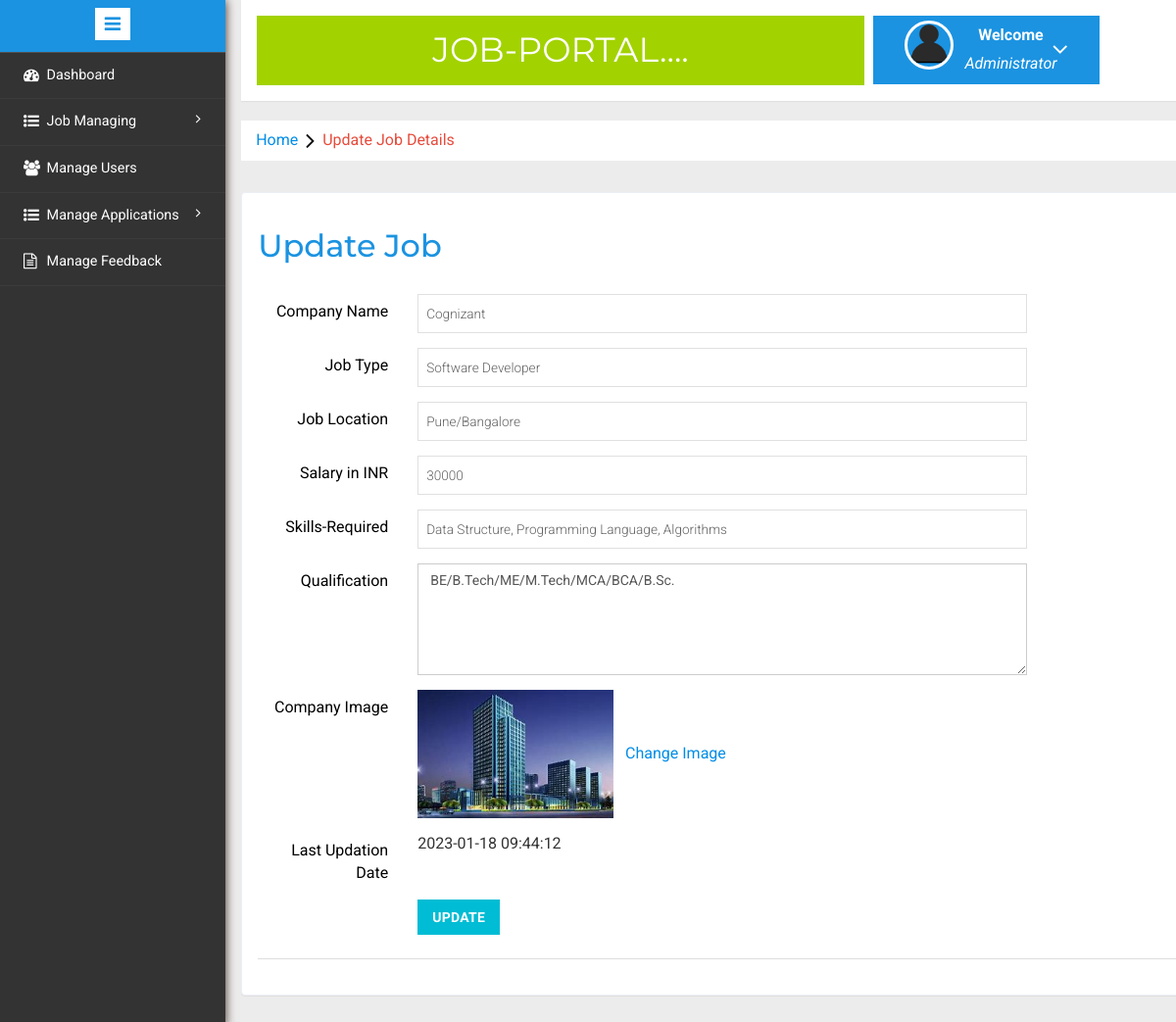
The app's page /job/admin/update-job.php?pid=9 (signed in) with its own data.
### tables this page shows
CREATE TABLE `add_job` (
  `Id` int(11) NOT NULL,
  `companyName` varchar(200) NOT NULL,
  `jobType` varchar(150) NOT NULL,
  `jobLocation` varchar(100) NOT NULL,
  `salary` int(11) NOT NULL,
  `skills` varchar(255) DEFAULT NULL,
  `qualification` varchar(100) NOT NULL,
  `companyImage` varchar(100) NOT NULL,
  `Creationdate` timestamp NULL DEFAULT current_timestamp(),
  `UpdationDate` timestamp NULL DEFAULT NULL ON UPDATE current_timestamp()
);

### job/admin/update-job.php (the view, shortened to what this page needs)
<?php
include('includes/config.php');
if(strlen($_SESSION['alogin'])==0)
	{
header('location:index.php');
}
else{
	?>
<!DOCTYPE HTML>
<html>
<head>
<link href="css/bootstrap.min.css" rel='stylesheet' type='text/css' />
<link href="css/style.css" rel='stylesheet' type='text/css' />
<link rel="stylesheet" href="css/morris.css" type="text/css"/>
<link href="css/font-awesome.css" rel="stylesheet">
<link rel="stylesheet" href="css/icon-font.min.css" type='text/css' />
</head>
<body>
   <div class="page-container">
<div class="left-content">
	   <div class="mother-grid-inner">
<?php include('includes/header.php');?>
				</div>
	<ol class="breadcrumb">
                <li class="breadcrumb-item"><a href="index.html">Home</a><i class="fa fa-angle-right"></i>Update Job Details </li>
            </ol>
 	<div class="grid-form">
  <div class="grid-form1">
  	       <h3>Update Job</h3>
  	         <div class="tab-content">
						<div class="tab-pane active" id="horizontal-form">
<?php
$pid=intval($_GET['pid']);
$sql = "SELECT * from add_job where Id=:pid";
$query = $dbh -> prepare($sql);
$query -> bindParam(':pid', $pid, PDO::PARAM_STR);
$query->execute();
$results=$query->fetchAll(PDO::FETCH_OBJ);
if($query->rowCount() > 0)
{
foreach($results as $result)
{	?>
							<form class="form-horizontal" name="package" method="post" enctype="multipart/form-data">
								<div class="form-group">
									<label for="focusedinput" class="col-sm-2 control-label">Company Name</label>
									<div class="col-sm-8">
										<input type="text" class="form-control1" name="companyname" id="companyname" placeholder="Create job" value="<?php echo htmlentities($result->companyName);?>" required>
									</div>
								</div>
<div class="form-group">
									<label for="focusedinput" class="col-sm-2 control-label">Job Type</label>
									<div class="col-sm-8">
										<input type="text" class="form-control1" name="jobtype" id="jobtype" placeholder=" Job Type " value="<?php echo htmlentities($result->jobType);?>" required>
									</div>
								</div>
<div class="form-group">
									<label for="focusedinput" class="col-sm-2 control-label">Job Location</label>
									<div class="col-sm-8">
										<input type="text" class="form-control1" name="joblocation" id="joblocation" placeholder=" JOb Location" value="<?php echo htmlentities($result->jobLocation);?>" required>
									</div>
								</div>
<div class="form-group">
									<label for="focusedinput" class="col-sm-2 control-label">Salary in INR</label>
									<div class="col-sm-8">
										<input type="text" class="form-control1" name="salary" id="salary" placeholder=" salary in INR" value="<?php echo htmlentities($result->salary);?>" required>
									</div>
								</div>
<div class="form-group">
									<label for="focusedinput" class="col-sm-2 control-label">Skills-Required</label>
									<div class="col-sm-8">
										<input type="text" class="form-control1" name="skills" id="skills" placeholder="Eg: C, C++...etc." value="<?php echo htmlentities($result->skills);?>" required>
									</div>
								</div>
<div class="form-group">
									<label for="focusedinput" class="col-sm-2 control-label">Qualification</label>
									<div class="col-sm-8">
										<textarea class="form-control" rows="5" cols="50" name="qualification" id="qualification" placeholder="Qualification" required><?php echo htmlentities($result->qualification);?></textarea>
									</div>
								</div>
<div class="form-group">
<label for="focusedinput" class="col-sm-2 control-label">Company Image</label>
<div class="col-sm-8">
<img src="companyimages/<?php echo htmlentities($result->companyImage);?>" width="200">&nbsp;&nbsp;&nbsp;<a href="change-image.php?imgid=<?php echo htmlentities($result->Id);?>">Change Image</a>
</div>
</div>
<div class="form-group">
									<label for="focusedinput" class="col-sm-2 control-label">Last Updation Date</label>
									<div class="col-sm-8">
<?php echo htmlentities($result->UpdationDate);?>
									</div>
								</div>
								<?php }} ?>
								<div class="row">
			<div class="col-sm-8 col-sm-offset-2">
				<button type="submit" name="submit" class="btn-primary btn">Update</button>
			</div>
		</div>
					</div>
      <div class="panel-footer">
	 </div>
  </div>
 	</div>
</div>
</div>
					<?php include('includes/sidebarmenu.php');?>
							</div>
</body>
</html>
<?php } ?>

### records on screen
add_job: companyname "Cognizant", jobtype "Software Developer", joblocation "Pune/Bangalore", salary "30000", skills "Data Structure, Programming Language, Algorithms", qualification "BE/B.Tech/ME/M.Tech/MCA/BCA/B.Sc.", companyImage (picture), UpdationDate "2023-01-18 09:44:12"
